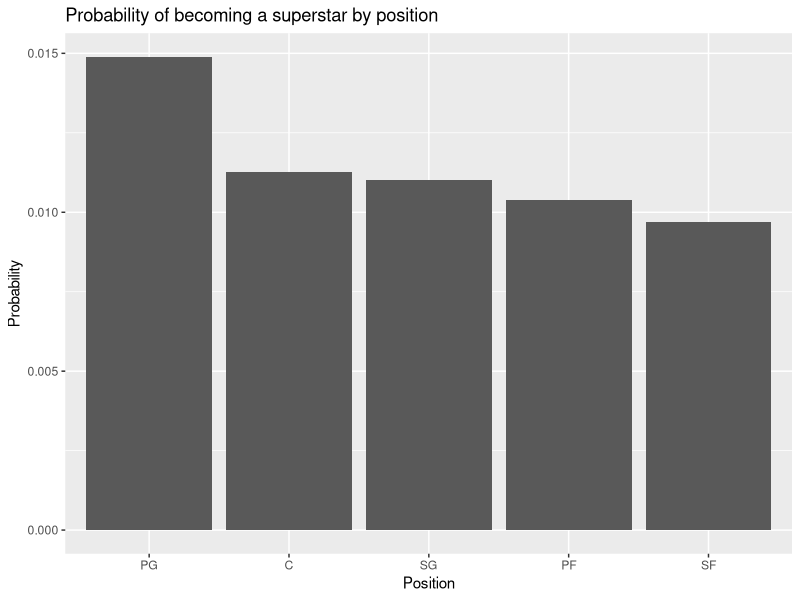
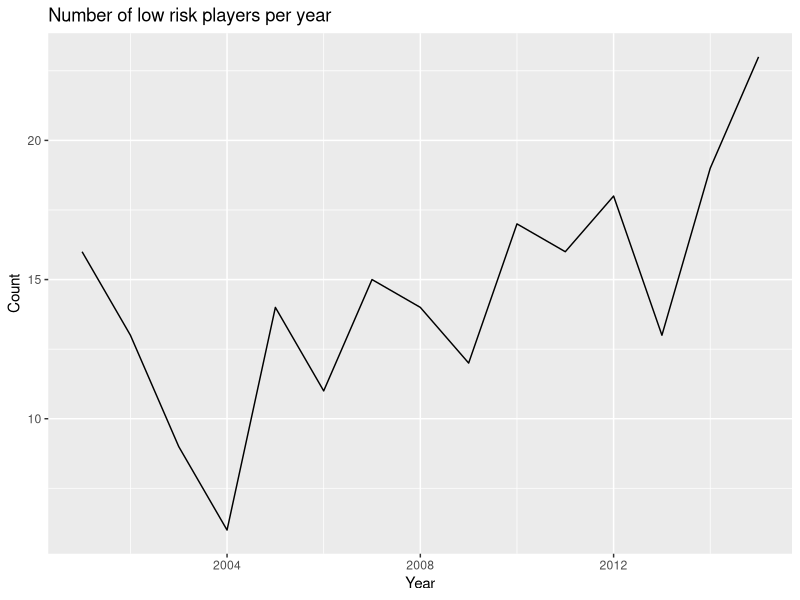
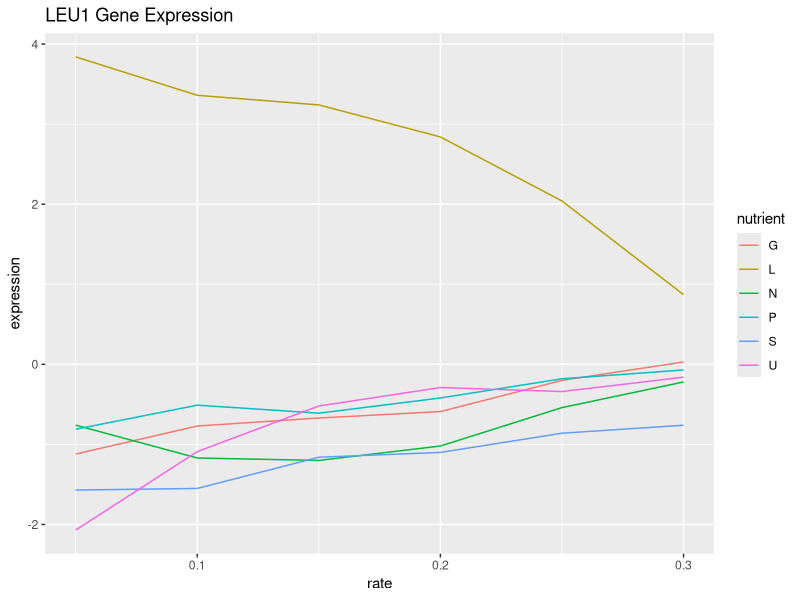

Generate these figures, in order, with R:
## ---- chunk 1
# Load the necessary libaries
library(dplyr)
library(ggplot2)
library(tidyr)
library(stringr)


# Read the .csv file
nba_draft = read.csv("nba_draft.csv")

# Separate probabilities column into different categories
nba_draft = nba_draft %>%
             separate(probabilities, c ("superstar", "starter", "role_player", "bust"), sep = ",")


# Convert the probabilities into numeric
nba_draft$superstar = as.numeric(nba_draft$superstar)
nba_draft$starter = as.numeric(nba_draft$starter)
nba_draft$role_player = as.numeric(nba_draft$role_player)
nba_draft$bust = as.numeric(nba_draft$bust)

## ---- chunk 2

# Filter by position "C", arrange in descending order of prob. of superstar and choose first row
nba_draft %>%
  filter(position == "C") %>%
  arrange(desc(superstar)) %>%
  select(player, position, superstar) %>%
  head(1)
## ---- chunk 3

# Group by position and obtain mean of prob. of superstar
# In ggplot let x = position, y = avg and reorder postion based on the decreasing order of avg
# give the appropriate title and lables to the plot

nba_draft %>%
  group_by(position) %>%
  summarise(avg = mean(superstar)) %>%
  ggplot(aes(x = reorder(position,desc(avg)), y = avg)) +
  geom_bar(stat = "identity") +
  ggtitle("Probability of becoming a superstar by position") +
  xlab("Position") +
  ylab("Probability")
  

## ---- chunk 4

# Filter for bust less than 0.4, group by the draft_year and obtain count using summarize
# Plot a line graph with x = draft_year and y = count of players
# Give the appropriate title and labels for the plot

nba_draft %>%
  filter(bust < 0.4) %>%
  group_by(draft_year) %>%
  summarize(count = n()) %>%
  ggplot(aes(x = draft_year, y=count))+
  geom_line() +
  ggtitle("Number of low risk players per year") +
  xlab("Year") +
  ylab("Count")

## ---- chunk 5

# Read the .csv file

gene_expression = read.csv("gene_expression.csv")

# Gather all the columns from G0.05 to U0.3
# Separate the column "Name" into gene name ("name") and biological process ("bp")
# Separate the gathered columns into "nutrient" and "growth_rate"

gene_expression = gene_expression %>%
                    gather(G0.05:U0.3, key ="key", value = "expression", na.rm = T) %>%
                    separate(Name, c("name", "bp"), sep = ":") %>%
                    separate(key, c ("nutrient", "growth_rate"), sep = 1)

# Remove leading and trailing spaces from "name" and "bp"
gene_expression$name = str_trim(gene_expression$name)
gene_expression$bp = str_trim(gene_expression$bp)

# Convert the growth rate to numeric
gene_expression$growth_rate = as.numeric(gene_expression$growth_rate)

## ---- chunk 6
# Filter for gene name = "LEU1"
# group by nutrient and growth rate and find the mean
# Plot a line graph, with x = growth rate and y = avg of gene expression
# Different categories of nutrients are represented by different colors
# Give the appropriate title and lables to the graph

gene_expression %>%
  filter(name == "LEU1") %>%
  group_by(nutrient,growth_rate) %>%
  summarize(avg = mean(expression)) %>%
  ggplot(aes(x = growth_rate, y = avg, color = nutrient))+
  geom_line() +
  ggtitle("LEU1 Gene Expression") +
  xlab("rate") +
  ylab("expression")

